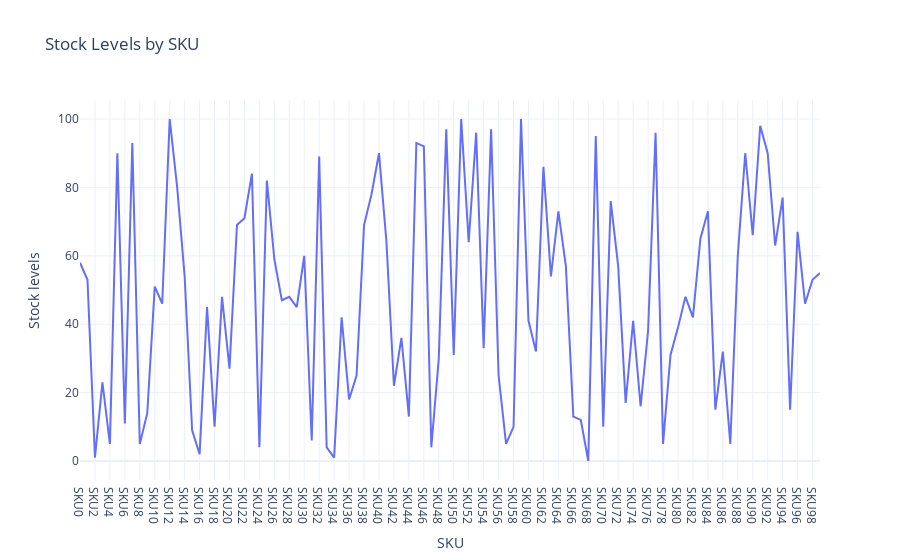

Notebook code cell kept with this figure:
### Code cell
stock_chart = px.line(data, x='SKU', 
                      y='Stock levels', 
                      title='Stock Levels by SKU')
stock_chart.show()

### Figure 1 — Plotly figure (JSON) as saved in the notebook; plotly's stock layout.template omitted (floating-point values rounded to 4 significant figures)
{"data": [{"hovertemplate": "SKU=%{x}<br>Stock levels=%{y}<extra></extra>", "legendgroup": "", "line": {"color": "#636efa", "dash": "solid"}, "marker": {"symbol": "circle"}, "mode": "lines", "name": "", "orientation": "v", "showlegend": false, "type": "scatter", "x": ["SKU0", "SKU1", "SKU2", "SKU3", "SKU4", "SKU5", "SKU6", "SKU7", "SKU8", "SKU9", "SKU10", "SKU11", "SKU12", "SKU13", "SKU14", "SKU15", "SKU16", "SKU17", "SKU18", "SKU19", "SKU20", "SKU21", "SKU22", "SKU23", "SKU24", "SKU25", "SKU26", "SKU27", "SKU28", "SKU29", "SKU30", "SKU31", "SKU32", "SKU33", "SKU34", "SKU35", "SKU36", "SKU37", "SKU38", "SKU39", "SKU40", "SKU41", "SKU42", "SKU43", "SKU44", "SKU45", "SKU46", "SKU47", "SKU48", "SKU49", "SKU50", "SKU51", "SKU52", "SKU53", "SKU54", "SKU55", "SKU56", "SKU57", "SKU58", "SKU59", "SKU60", "SKU61", "SKU62", "SKU63", "SKU64", "SKU65", "SKU66", "SKU67", "SKU68", "SKU69", "SKU70", "SKU71", "SKU72", "SKU73", "SKU74", "SKU75", "SKU76", "SKU77", "SKU78", "SKU79", "SKU80", "SKU81", "SKU82", "SKU83", "SKU84", "SKU85", "SKU86", "SKU87", "SKU88", "SKU89", "SKU90", "SKU91", "SKU92", "SKU93", "SKU94", "SKU95", "SKU96", "SKU97", "SKU98", "SKU99"], "xaxis": "x", "y": [58, 53, 1, 23, 5, 90, 11, 93, 5, 14, 51, 46, 100, 80, 54, 9, 2, 45, 10, 48, 27, 69, 71, 84, 4, 82, 59, 47, 48, 45, 60, 6, 89, 4, 1, 42, 18, 25, 69, 78, 90, 64, 22, 36, 13, 93, 92, 4, 30, 97, 31, 100, 64, 96, 33, 97, 25, 5, 10, 100, 41, 32, 86, 54, 73, 57, 13, 12, 0, 95, 10, 76, 57, 17, 41, 16, 38, 96, 5, 31, 39, 48, 42, 65, 73, 15, 32, 5, 60, 90, 66, 98, 90, 63, 77, 15, 67, 46, 53, 55], "yaxis": "y"}], "layout": {"autosize": true, "legend": {"tracegroupgap": 0}, "title": {"text": "Stock Levels by SKU"}, "xaxis": {"anchor": "y", "autorange": true, "domain": [0, 1], "range": [0, 99], "title": {"text": "SKU"}, "type": "category"}, "yaxis": {"anchor": "x", "autorange": true, "domain": [0, 1], "range": [-5.556, 105.6], "title": {"text": "Stock levels"}, "type": "linear"}}}
